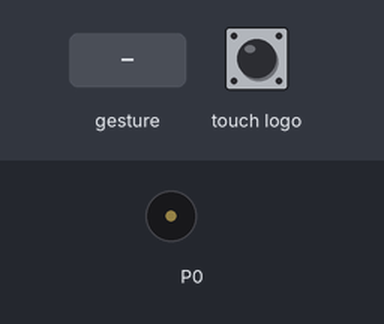
This program was run on a simulated BBC micro:bit (MakeCode). Shown: buzzer (waves = sounding). The test bench sets the inputs (shaded band).

Above: at 1.2 s.
1.3 s: sound turns loud
At 1.7 s:
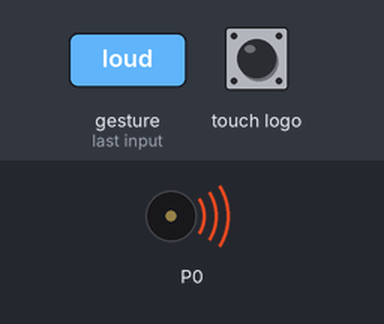
4.3 s: touch logo pressed for 0.15 s
Timing chart, 0 to 7.3 s (numbered marks = the images above; inputs shaded):
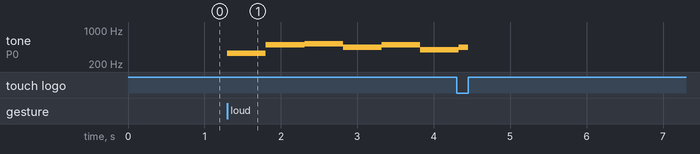

Measured:
- after the input at 1.3 s, tone on P0: plays 330 Hz for 0.51 s, 494 Hz for 0.51 s, 523 Hz for 0.51 s, 440 Hz for 0.51 s, 494 Hz for 0.51 s, 392 Hz for 0.47 s, starting at once

The program:

main.ts
```typescript
input.onLogoEvent(TouchButtonEvent.Pressed, function () {
    music.stopAllSounds()
})
input.onSound(DetectedSound.Loud, function () {
    music.play(music.stringPlayable("E B C5 A B G A F ", 120), music.PlaybackMode.LoopingInBackground)
})
basic.forever(function () {

})
```

test.ts
```typescript
// aquí va el archivo "tests"; esto no se compilará cuando este paquete se utilice como una extensión.
```
